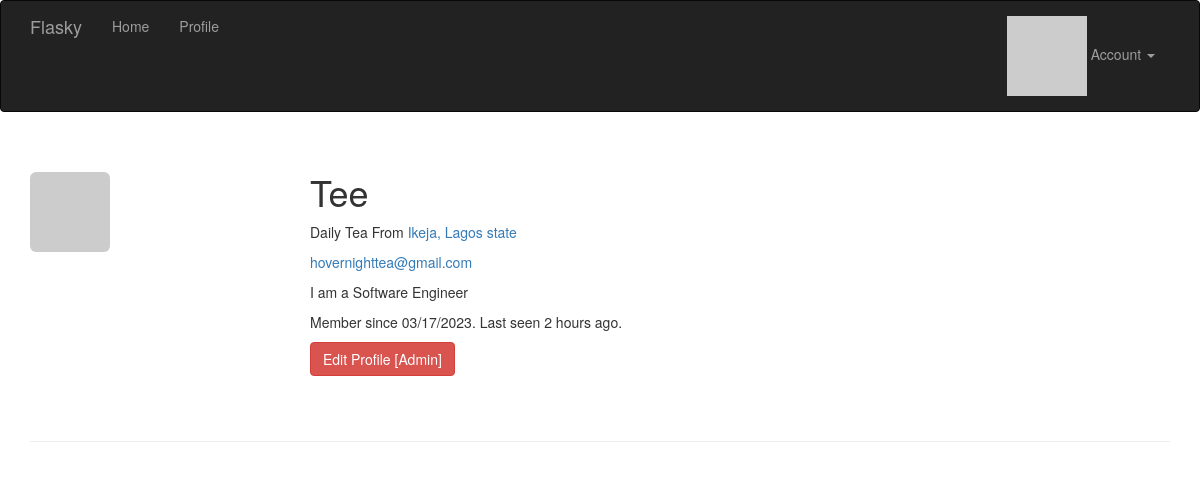
/user/Tee (signed in), run on an earlier commit of the app's database.
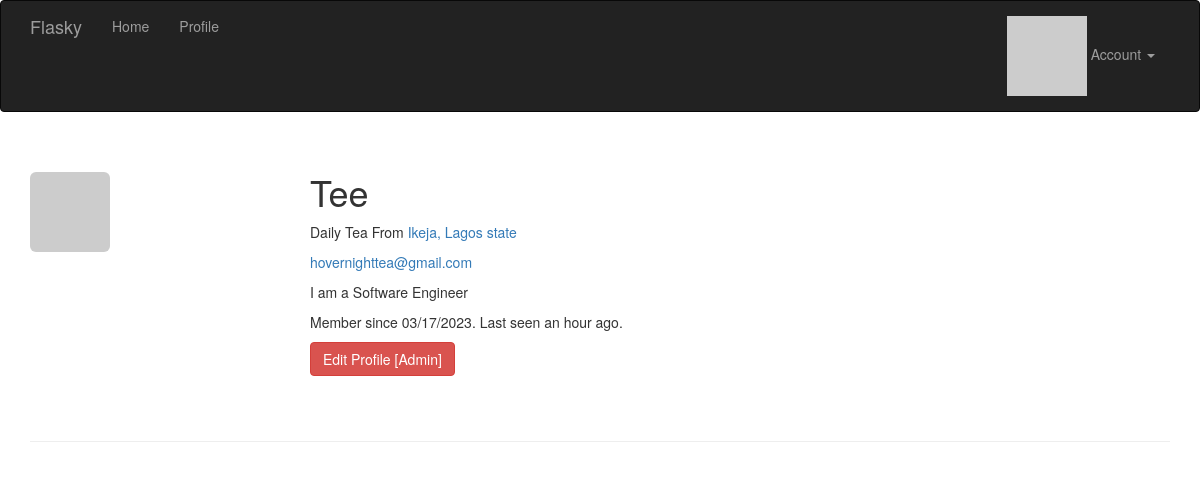
And on a later commit of the database.
### app/models.py (models this page shows, shortened)
class User(UserMixin, db.Model):
    __tablename__ = 'users'
    id = db.Column(db.Integer, primary_key=True)
    email = db.Column(db.String(64), unique=True, index=True)
    username = db.Column(db.String(64), unique=True, index=True)
    role_id = db.Column(db.Integer, db.ForeignKey('roles.id'))
    posts = db.relationship('Post', backref='author', lazy='dynamic')
    password_hash = db.Column(db.String(128))
    confirmed = db.Column(db.Boolean, default=False)
    name = db.Column(db.String(64))
    location = db.Column(db.String(64))
    about_me = db.Column(db.Text())
    member_since = db.Column(db.DateTime(), default=datetime.utcnow)
    last_seen = db.Column(db.DateTime(), default=datetime.utcnow)
    avatar_hash = db.Column(db.String(32))
    def can(self, perm):
        return self.role is not None and self.role.has_permission(perm)
    def is_administrator(self):
        return self.can(Permission.ADMIN)
    @property
    def password(self):
        raise AttributeError('password is not a readable attribute')
    @login_manager.user_loader
    def load_user(user_id):
        return User.query.get(int(user_id))
    def gravatar(self, size=100, default='identicon', rating='g'):
        if request.is_secure:
            url = 'https://secure.gravatar.com/avatar'
        else:
            url = 'http://www.gravatar.com/avatar'
        hash = hashlib.md5(self.email.lower().encode('utf-8')).hexdigest()
        return '{url}/{hash}?s={size}&d={default}&r={rating}'.format(
                        url=url, hash=hash, size=size, default=default, rating=rating)
    def ping(self):
        self.last_seen = datetime.utcnow()
        db.session.add(self)
        db.session.commit()

### app/main/views.py (the view)
@main.route('/user/<username>')
def user(username):
    user = User.query.filter_by(username=username).first_or_404()
    return render_template('user.html', user=user)

### app/auth/views.py (called while the page is built)
@auth.before_app_request
def before_request():
    if current_user.is_authenticated:
        current_user.ping()
        if not current_user.confirmed \
                and request.endpoint \
                and request.blueprint != 'auth' \
                and request.endpoint != 'static':
            return redirect(url_for('auth.unconfirmed'))

### app/main/__init__.py (called while the page is built)
@main.app_context_processor
def inject_permission():
    return dict(Permission=Permission)

### app/models.py (called while the page is built)
    def has_permission(self, perm):
        return self.permissions & perm == perm

### app/templates/user.html (shortened to what this page needs)
{% extends "base.html" %}
{% block page_content %}
<div class="page-header">
    <img class="img-rounded profile-thumbnail" src="{{ user.gravatar(size=256) }}">
    <div class="profile-header">
        <h1>{{ user.username }}</h1>
        {% if user.name or user.location %}
        <p>
            {% if user.name %}{{ user.name }}{% endif %}
            {% if user.location %}
            From <a href="http://maps.google.com/?q={{ user.location }}">
                {{ user.location }}
            </a>
            {% endif %}
        </p>
        {% endif %}
        {% if current_user.is_administrator() %}
        <p><a href="mailto:{{ user.email }}">{{ user.email }}</a></p>
        {% endif %}
        {% if user.about_me %}<p>{{ user.about_me }}</p>{% endif %}
        <p>
            Member since {{ moment(user.member_since).format('L') }}.
            Last seen {{ moment(user.last_seen).fromNow() }}.
        </p>
        <p>
        {% if current_user.is_administrator() %}
        <a class="btn btn-danger"
        href="{{ url_for('.edit_profile_admin', id=user.id) }}">
        Edit Profile [Admin]
        </a>
        {% endif %}
        </p>
    </div>
</div>
{% endblock %}

What changed in the data, as far as the page shows it:
changed User "Tee": last_seen "2 hours ago" → "an hour ago"
